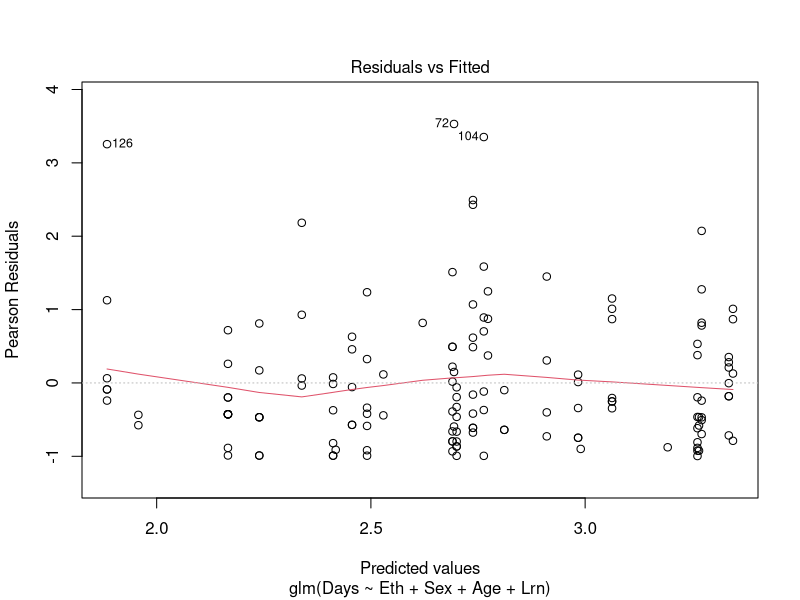
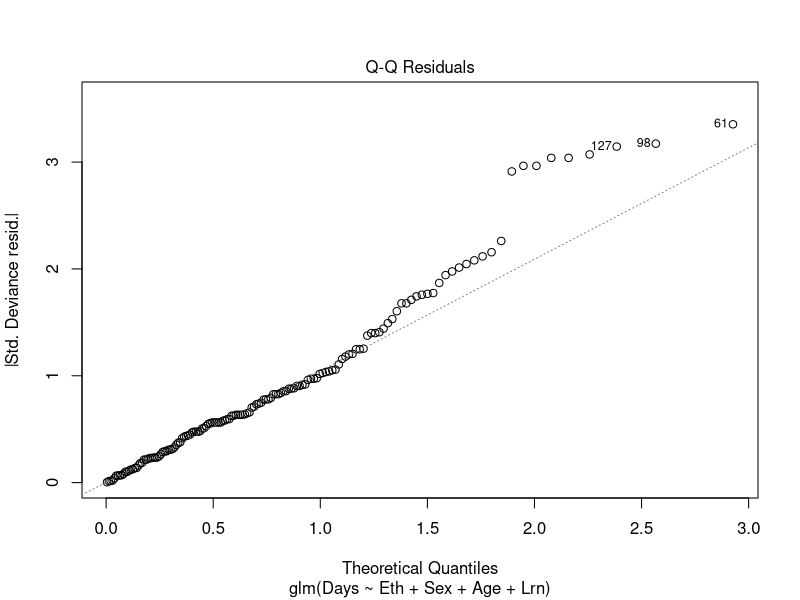
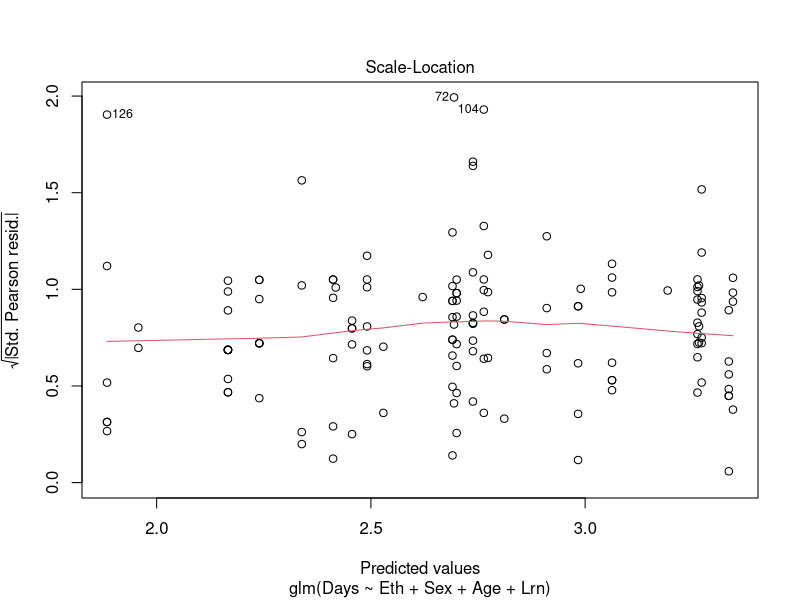
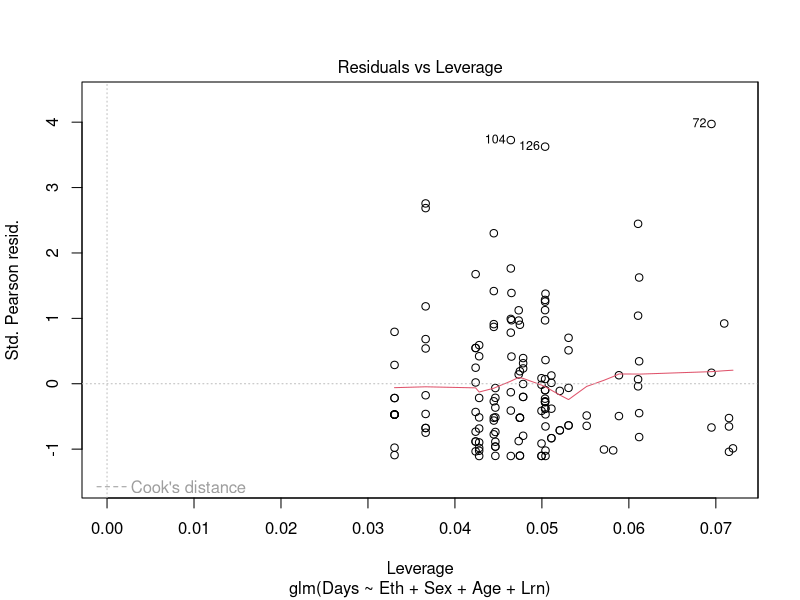
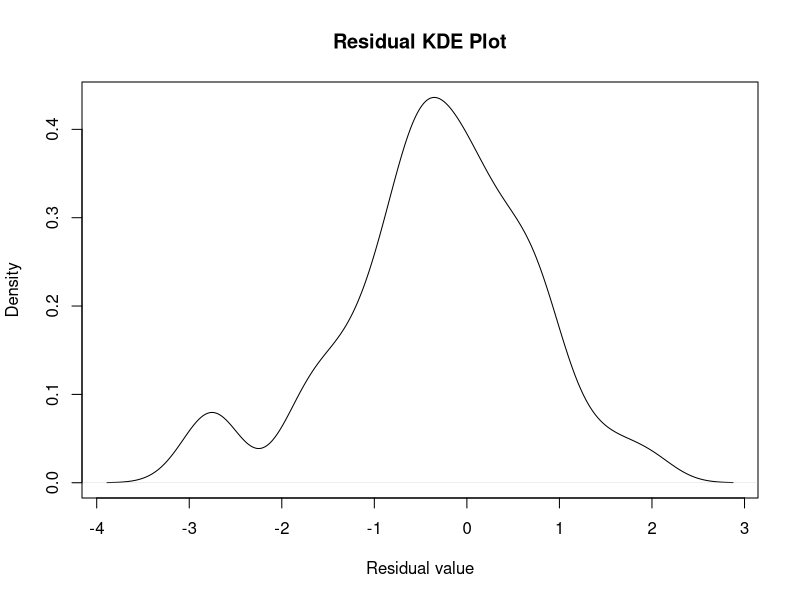
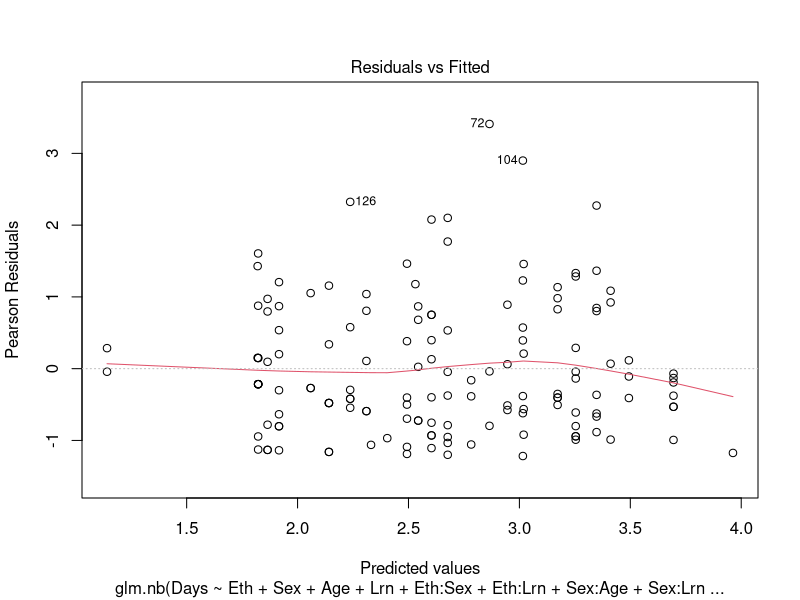
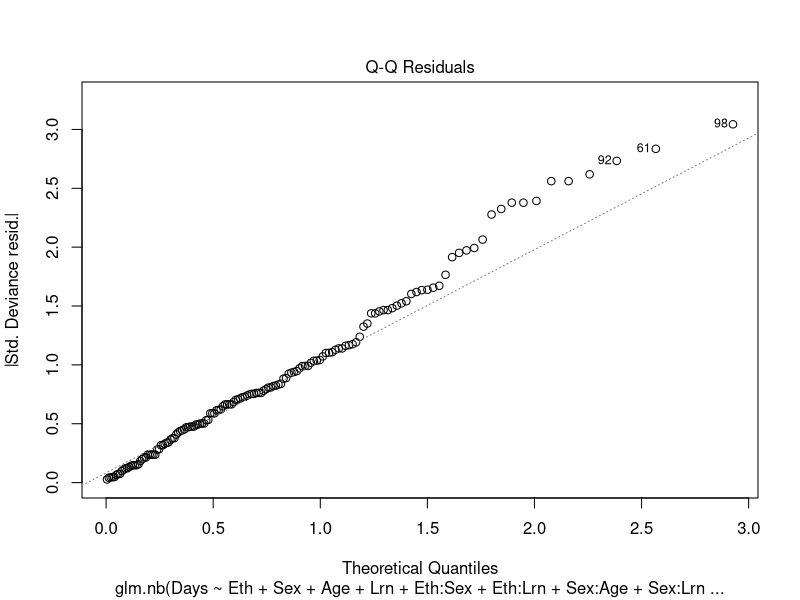
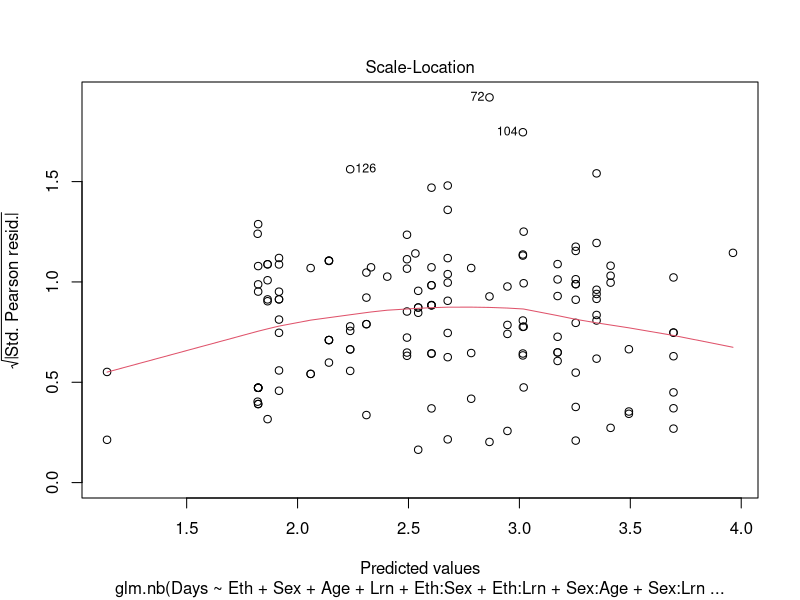

The R source for these figures, in order:
library(MASS)
data(minn38)

mn.int = polr(hs ~ sex * fol, minn38, f, Hess = TRUE)
summary(mn.int)

mn.add = polr(hs ~ sex + fol, minn38, f, Hess = TRUE)
summary(mn.add)

library(lmtest)
lrtest(mn.int, mn.add)

data(quine)

quine_01 = quine
quine_05 = quine
quine_1 = quine

quine_01$Days[quine_01$Days == 0] = 0.01
quine_05$Days[quine_05$Days == 0] = 0.05
quine_1$Days[quine_1$Days == 0] = 0.1

qu.gm01 = glm(Days ~ Eth + Sex + Age + Lrn, Gamma(log), quine_01)
summary(qu.gm01)

qu.gm05 = glm(Days ~ Eth + Sex + Age + Lrn, Gamma(log), quine_05)
summary(qu.gm05)

qu.gm1 = glm(Days ~ Eth + Sex + Age + Lrn, Gamma(log), quine_1)
summary(qu.gm1)
par(mfrow=c(1,1))
plot(qu.gm1)
1  - pchisq(deviance(qu.gm1),  qu.gm1$df.resid)
d_f<-density(resid(qu.gm1))
par(mfrow=c(1,1))
plot(d_f,main='Residual KDE Plot',xlab='Residual value')

qu.gm1.step = step(qu.gm1,scope=list(lower=~.,upper=~.^3), k=log(146))
summary(qu.gm1.step)

qu.nb = glm.nb(Days ~ .^4, data = quine)
qu.nb.step = stepAIC(qu.nb, k=log(146))
summary(qu.nb.step)
par(mfrow=c(1,1))
plot(qu.nb.step)
1  - pchisq(deviance(qu.nb),  qu.gm1$df.resid)

qu.ln = lm(log(Days) ~ .^4, data = quine_1)
qu.ln.step = stepAIC(qu.ln, k=log(146))
summary(qu.ln.step)
par(mfrow=c(1,1))
plot(qu.ln.step)
1  - pchisq(deviance(qu.ln),  qu.gm1$df.resid)
